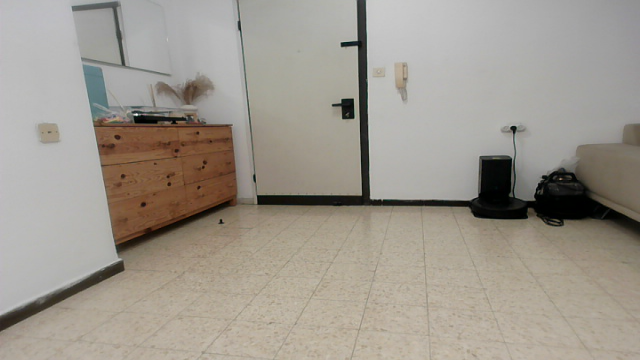
#> input picture evaluation/eval_input/frame_0002.png, 640 x 360 px; its folder holds only this picture in this run
$ python run_pipeline.py
#> lines starting #> are read from the running program, lines starting #| are printed output that depends on the picture; after the words box and inside, x2 and y2 are one past the last pixel; in counts of white or black regions, pixels touching at a corner belong together
### Utils/config_utils.py
import json
import os
import numpy as np

# formatting the config file paths to be relative to the script's directory
BASE_DIR = os.path.dirname(os.path.dirname(os.path.abspath(__file__)))
# defining the configs directory path
CONFIG_DIR = os.path.join(BASE_DIR, "Configs")

# ensuring the configs directory exists
os.makedirs(CONFIG_DIR, exist_ok=True)

# this defines the paths for the configuration files,
# ensuring they are stored in the configs directory
CONFIG_FILE = os.path.join(CONFIG_DIR, "ball_config.json")
RUNTIME_CONFIG_FILE = os.path.join(CONFIG_DIR, "runtime_config.json")
FLOOR_CONFIG_FILE = os.path.join(CONFIG_DIR, "floor_calibration.json")


# [20 lines left out: function save_hsv_config, not called in this run]


def load_hsv_config(profile_name="default"):
    """Loads HSV bounds for a camera profile; falls back to broad defaults."""
    default_lower = np.array([0, 30, 50])
    default_upper = np.array([30, 255, 255])

    if not os.path.exists(CONFIG_FILE):
        print(f"[WARNING] Config file not found at {CONFIG_FILE}. Using defaults.")
        return default_lower, default_upper

    with open(CONFIG_FILE, 'r') as f:
        try:
            data = json.load(f)
        except json.JSONDecodeError:
            print("[ERROR] Failed to decode JSON. Using defaults.")
            return default_lower, default_upper

    if profile_name not in data:
        alias_map = {"main": "top", "front": "top"}
        alias_name = alias_map.get(profile_name)
        if alias_name and alias_name in data:
            profile_name = alias_name
        else:
            print(f"[WARNING] Profile '{profile_name}' not found at {CONFIG_FILE}. Using defaults.")
            return default_lower, default_upper

    profile_data = data[profile_name]
    lower = np.array(profile_data["lower_hsv"])
    upper = np.array(profile_data["upper_hsv"])

    print(f"[INFO] HSV config for '{profile_name}' loaded.")
    return lower, upper


# [137 lines left out: functions save_floor_epsilon, load_floor_epsilon, save_floor_points, load_floor_points, generate_world_points, generate_point_names, not called in this run]

### evaluation/run_pipeline.py
"""
Runs the single-frame detection pipeline (blur, HSV, morphology, Hough)
on evaluation images and saves binary masks and Hough overlays.
"""

import cv2
import numpy as np
import os
import glob
import sys
import time

BASE_DIR = os.path.dirname(os.path.dirname(os.path.abspath(__file__)))
if BASE_DIR not in sys.path:
    sys.path.insert(0, BASE_DIR)

from config import CONFIG
from Utils.config_utils import load_hsv_config

EVAL_DIR = os.path.join(BASE_DIR, "evaluation")
INPUT_DIR = os.path.join(EVAL_DIR, "eval_input")
MASKS_DIR = os.path.join(EVAL_DIR, "pipeline_masks")
HOUGH_DIR = os.path.join(EVAL_DIR, "pipeline_hough")

CAMERA_PROFILE = "side"


def progress_bar(current, total, width=30):
    pct = current / total
    filled = int(width * pct)
    bar = "█" * filled + "░" * (width - filled)
    return f"[{bar}] {current}/{total} ({pct * 100:.0f}%)"


def main():
    os.makedirs(INPUT_DIR, exist_ok=True)
    os.makedirs(MASKS_DIR, exist_ok=True)
    os.makedirs(HOUGH_DIR, exist_ok=True)

    image_files = sorted(
        glob.glob(os.path.join(INPUT_DIR, "*.png")) +
        glob.glob(os.path.join(INPUT_DIR, "*.jpg")) +
        glob.glob(os.path.join(INPUT_DIR, "*.jpeg"))
    )

    if not image_files:
        print(f"[ERROR] No images found in {INPUT_DIR}/")
        print(f"        Drop your frames there and run again.")
        return

    lower_hsv, upper_hsv = load_hsv_config(CAMERA_PROFILE)
    blur_k = tuple(CONFIG["processing"]["blur_kernel"])
    kernel_open = np.ones(CONFIG["processing"]["morph_open_kernel"], np.uint8)
    kernel_close = np.ones(CONFIG["processing"]["morph_close_kernel"], np.uint8)

    min_hough_r = int(np.sqrt(CONFIG["detection"]["min_area"] / np.pi) * 0.25)
    max_hough_r = int(np.sqrt(CONFIG["detection"]["max_area"] / np.pi) * 1.75)
    hough_param1 = CONFIG["detection"].get("hough_param1", 50)
    hough_param2 = CONFIG["detection"].get("hough_param2", 20)

    total = len(image_files)
    print("=" * 60)
    print("  Classic Pipeline Runner")
    print("=" * 60)
    print(f"  Input        : {INPUT_DIR}/  ({total} images)")
    print(f"  Masks output : {MASKS_DIR}/")
    print(f"  Hough output : {HOUGH_DIR}/")
    print(f"  HSV range    : {lower_hsv} -> {upper_hsv}")
    print(f"  Hough radius : [{min_hough_r}, {max_hough_r}]")
    print("=" * 60)
    print()

    detected = 0
    total_time = 0

    for i, img_path in enumerate(image_files):
        filename = os.path.basename(img_path)
        name_no_ext = os.path.splitext(filename)[0]

        frame = cv2.imread(img_path)
#> frame is the input picture: shape (360, 640, 3); mean B, G, R 142, 151.6, 157.8
        if frame is None:
            print(f"  [WARNING] Could not read: {filename}")
            continue

        t0 = time.time()

        blurred = cv2.GaussianBlur(frame, blur_k, 0)
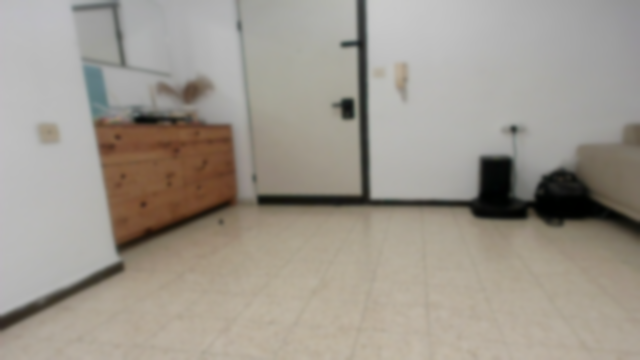
#> blurred: shape (360, 640, 3); mean B, G, R 142, 151.6, 157.8
        hsv = cv2.cvtColor(blurred, cv2.COLOR_BGR2HSV)
#> hsv: shape (360, 640, 3); mean H, S, V 25.3, 31.6, 158.2
        color_mask = cv2.inRange(hsv, lower_hsv, upper_hsv)
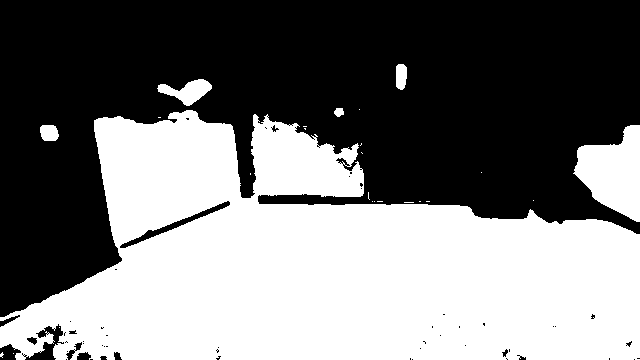
#> color_mask: shape (360, 640); 47.2% white; 25 white regions (19 under 20 px), largest, box (x1, y1, x2, y2) and area: (0, 110, 640, 360) 103256, (573, 125, 640, 222) 4085, (157, 79, 212, 106) 738, (40, 125, 59, 141) 260, (396, 64, 407, 90) 251, (334, 108, 344, 117) 69
        color_mask = cv2.morphologyEx(color_mask, cv2.MORPH_OPEN, kernel_open, iterations=2)
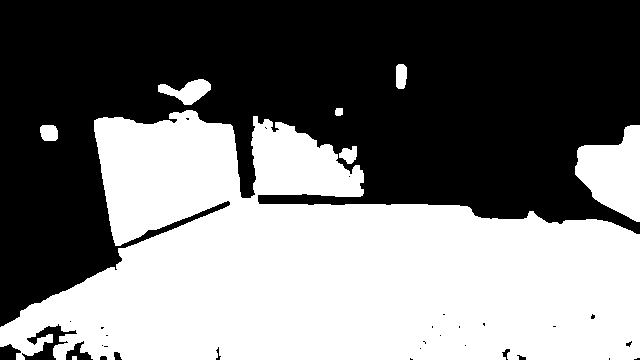
#> color_mask: shape (360, 640); 46.9% white; 8 white regions, largest, box (x1, y1, x2, y2) and area: (0, 110, 640, 360) 102525, (575, 125, 640, 222) 4074, (158, 79, 211, 105) 729
        color_mask = cv2.morphologyEx(color_mask, cv2.MORPH_CLOSE, kernel_close, iterations=2)
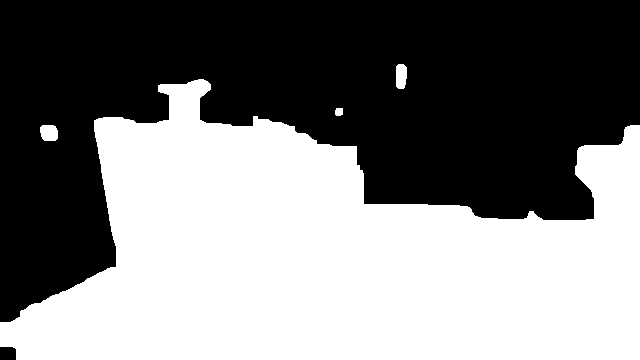
#> color_mask: shape (360, 640); 49.3% white; 4 white regions, box (x1, y1, x2, y2) and area: (0, 79, 640, 360) 113003, (40, 125, 58, 141) 257, (396, 64, 407, 89) 248, (335, 108, 343, 116) 59

        mask_for_hough = cv2.GaussianBlur(color_mask, (9, 9), 2)
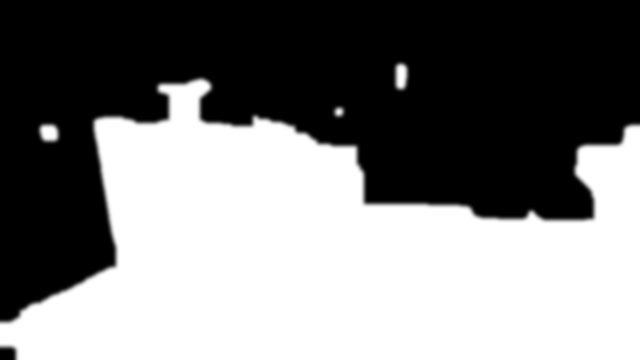
#> mask_for_hough: shape (360, 640); min 0, max 255, mean 125.7
        circles = cv2.HoughCircles(
            mask_for_hough,
            cv2.HOUGH_GRADIENT,
            dp=1.2,
            minDist=100,
            param1=hough_param1,
            param2=hough_param2,
            minRadius=min_hough_r,
            maxRadius=max_hough_r
        )
#> circles = [[48.6, 132.6, 8.32]]

        contour_circle = None
        if circles is None:
            contours, _ = cv2.findContours(color_mask, cv2.RETR_EXTERNAL, cv2.CHAIN_APPROX_SIMPLE)
            if contours:
                largest = max(contours, key=cv2.contourArea)
                area = cv2.contourArea(largest)
                if area > CONFIG["detection"].get("relaxed_min_area", 100):
                    ((cx, cy), radius) = cv2.minEnclosingCircle(largest)
                    contour_circle = (int(cx), int(cy), int(radius))

        elapsed = time.time() - t0
        total_time += elapsed

        cv2.imwrite(os.path.join(MASKS_DIR, f"{name_no_ext}.png"), color_mask)

        hough_vis = frame.copy()
        if circles is not None:
            circles_rounded = np.round(circles[0, :]).astype("int")
#> circles_rounded = [[49, 133, 8]]
            cx, cy, r = circles_rounded[0]
#> cx = 49; cy = 133; r = 8
            cv2.circle(hough_vis, (cx, cy), r, (0, 255, 0), 2)
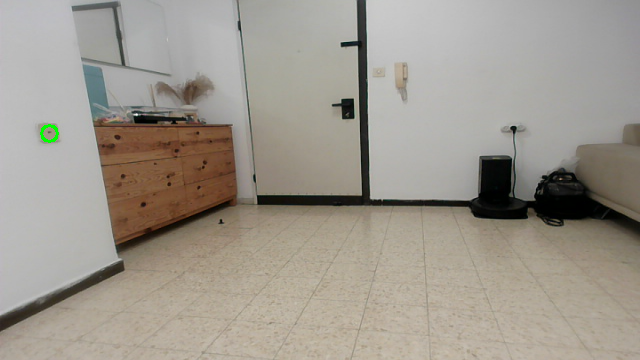
#> hough_vis: shape (360, 640, 3); 0.07% of pixels changed, all inside (x1, y1, x2, y2) = (40, 124, 59, 143)
            cv2.circle(hough_vis, (cx, cy), 3, (0, 0, 255), -1)
#> hough_vis: shape (360, 640, 3); 0.01% of pixels changed, all inside (x1, y1, x2, y2) = (46, 130, 53, 137)
            detected += 1
            status = "Hough"
        elif contour_circle is not None:
            cx, cy, r = contour_circle
            cv2.circle(hough_vis, (cx, cy), r, (255, 0, 255), 2)
            cv2.circle(hough_vis, (cx, cy), 3, (0, 0, 255), -1)
            detected += 1
            status = "Contour"
        else:
            status = "no detection"

        cv2.imwrite(os.path.join(HOUGH_DIR, f"{name_no_ext}.png"), hough_vis)

        print(f"  {progress_bar(i + 1, total)}  {filename} -> {status}  ({elapsed * 1000:.0f}ms)")

    print()
    print("=" * 60)
    print(f"  DONE  |  {detected}/{total} images with detections")
    print(f"  Total time: {total_time:.2f}s  |  Avg: {total_time / total * 1000:.0f}ms per image")
    print(f"  Masks -> {MASKS_DIR}/")
    print(f"  Hough -> {HOUGH_DIR}/")
    print("=" * 60)


if __name__ == "__main__":
    main()

$ run again, on evaluation/eval_input/frame_0128.png
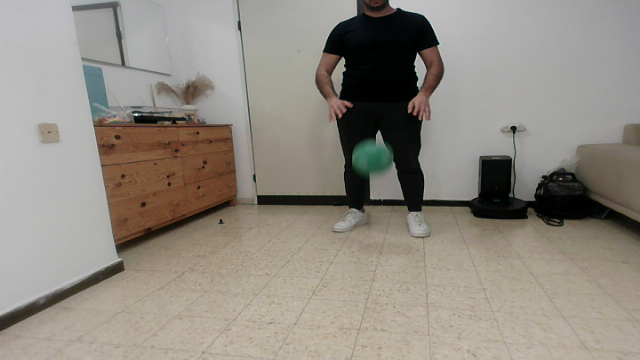
#> input picture evaluation/eval_input/frame_0128.png, 640 x 360 px
#> in main, frame is the input picture: shape (360, 640, 3); mean B, G, R 129.3, 138.5, 144.5
#> hsv: shape (360, 640, 3); mean H, S, V 29.3, 39.4, 145.3
#> in main, `color_mask = cv2.inRange(hsv, lower_hsv, upper_hsv)`:
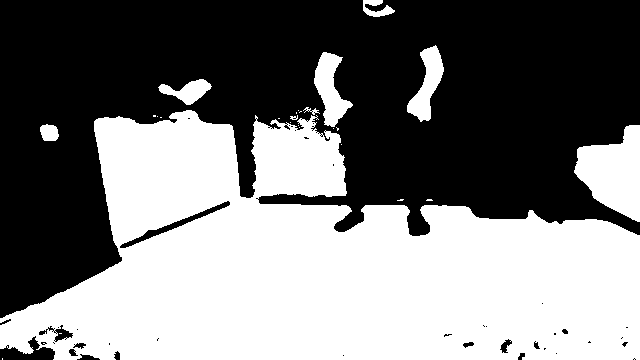
#> color_mask: shape (360, 640); 47.7% white; 26 white regions (17 under 20 px), largest, box (x1, y1, x2, y2) and area: (0, 110, 640, 360) 101629, (574, 125, 640, 222) 4064, (314, 52, 353, 127) 1454
#> circles = [[387, 69, 54.76], [564.6, 204.6, 29.2], [48.6, 132.6, 8.92], [221.4, 108.6, 24.16]]
#> circles_rounded = [[387, 69, 55], [565, 205, 29], [49, 133, 9], [221, 109, 24]]
#> cx = 387; cy = 69; r = 55
#> in main, `cv2.circle(hough_vis, (cx, cy), r, (0, 255, 0), 2)`:
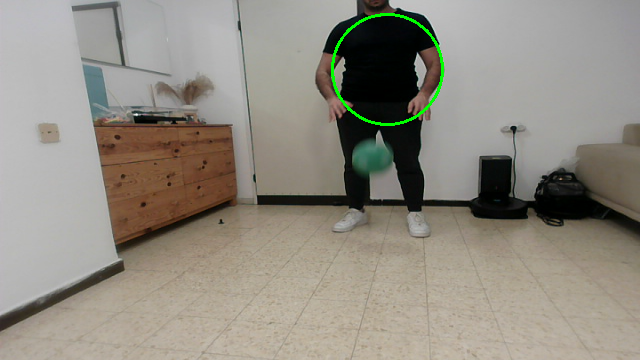
#> hough_vis: shape (360, 640, 3); 0.45% of pixels changed, all inside (x1, y1, x2, y2) = (331, 13, 444, 126)
